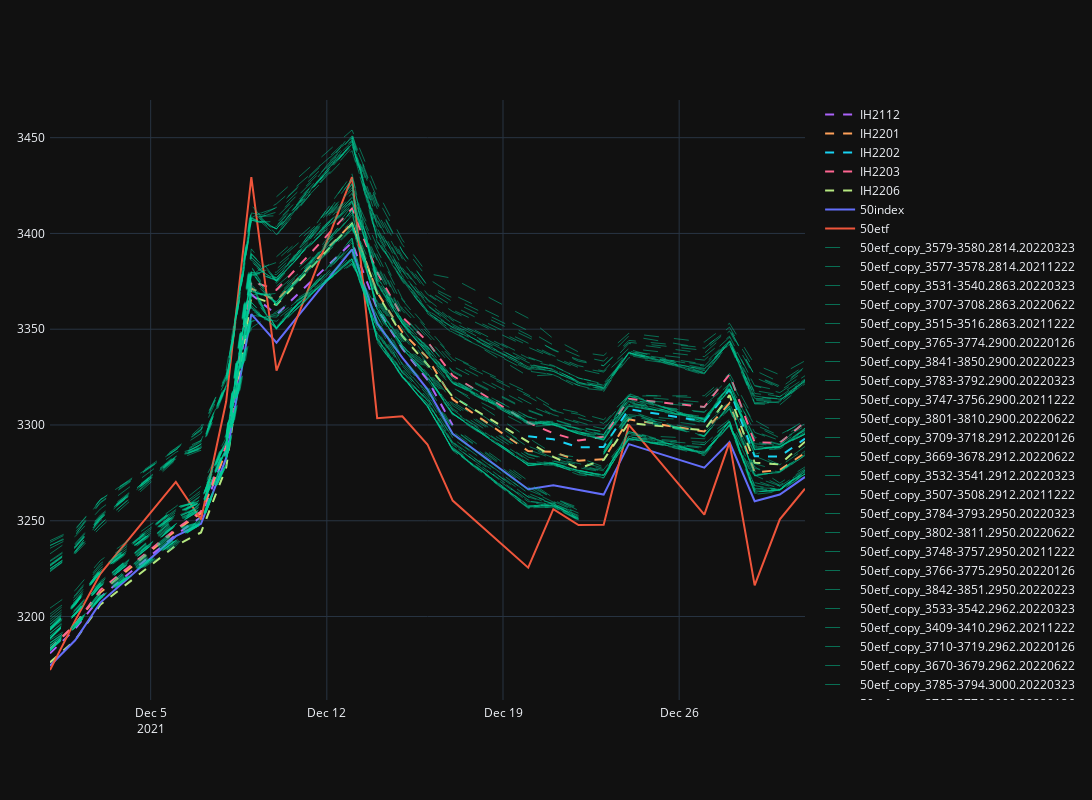

Notebook code cell kept with this figure:
### Code cell
import pandas as pd
import plotly.express as px
import plotly.graph_objects as go

stocks_price['id'] = stocks_price.index
colors = px.colors.qualitative.Plotly
fig = go.Figure()

for i, name in enumerate(future_names):
    fig.add_traces(go.Scatter(x=stocks_price['id'], y=stocks_price[name],
                          mode='lines', line=dict(color=colors[3 + i], dash='dash'), name=name))

fig.add_traces(go.Scatter(x=stocks_price['id'], y=stocks_price['50index'],
                          mode='lines', line=dict(color=colors[0]), name="50index"))
fig.add_traces(go.Scatter(x=stocks_price['id'], y=stocks_price['50etf'],
                          mode='lines', line=dict(color=colors[1]), name="50etf"))
for i, opt in enumerate(options):
    name = '50etf_copy_%s.%d.%d' % (opt[3], opt[2], opt[5])
    fig.add_traces(go.Scatter(x=stocks_price['id'],
                              y=stocks_price[name],
                              mode='lines', line=dict(color=colors[2], dash='longdash', width=0.5), name=name))

fig.update_layout(autosize=False, width=1200, height=800,
                  margin=dict(l=50, r=50, b=100, t=100, pad=4))
fig.show(width=16, height=16)
